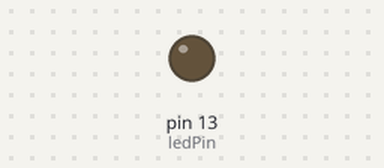
Bench run of a sketch on a simulated Arduino Uno, built with avr-gcc and run on an emulated ATmega328P. On the bench: output pins drawn as LEDs (lit = HIGH).

Above: at 0.5 s.
At 2.2 s:
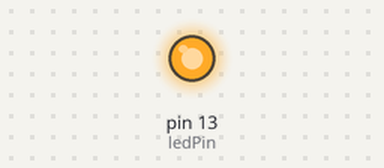
Timing chart, 0 to 5.2 s (numbered marks = the images above):
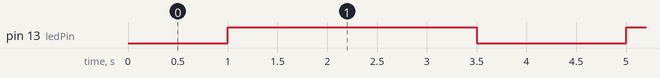

The sketch:

autoLED.ino
```cpp
// Pin definitions
const int ledPin = 13; // LED connected to digital pin 13

// Array to hold the brightness levels
int brightnessLevels[] = {0, 64, 128, 191, 255, 191, 128, 64};
int index = 0; // Index to traverse the brightnessLevels array

void setup() {
  // Initialize the LED pin as an output
  pinMode(ledPin, OUTPUT);
}

void loop() {
  // Set the brightness of pin 13 (LED)
  analogWrite(ledPin, brightnessLevels[index]);

  // Move to the next brightness level
  index++;

  // If we've reached the end of the array, start over
  if (index >= sizeof(brightnessLevels)/sizeof(brightnessLevels[0])) {
    index = 0;
  }

  // Wait for 500 milliseconds to see the change in brightness
  delay(500);
}
```

Measured:
- by itself, pin 13 (ledPin): alternates HIGH for 2.5 s and LOW for 1.5 s
